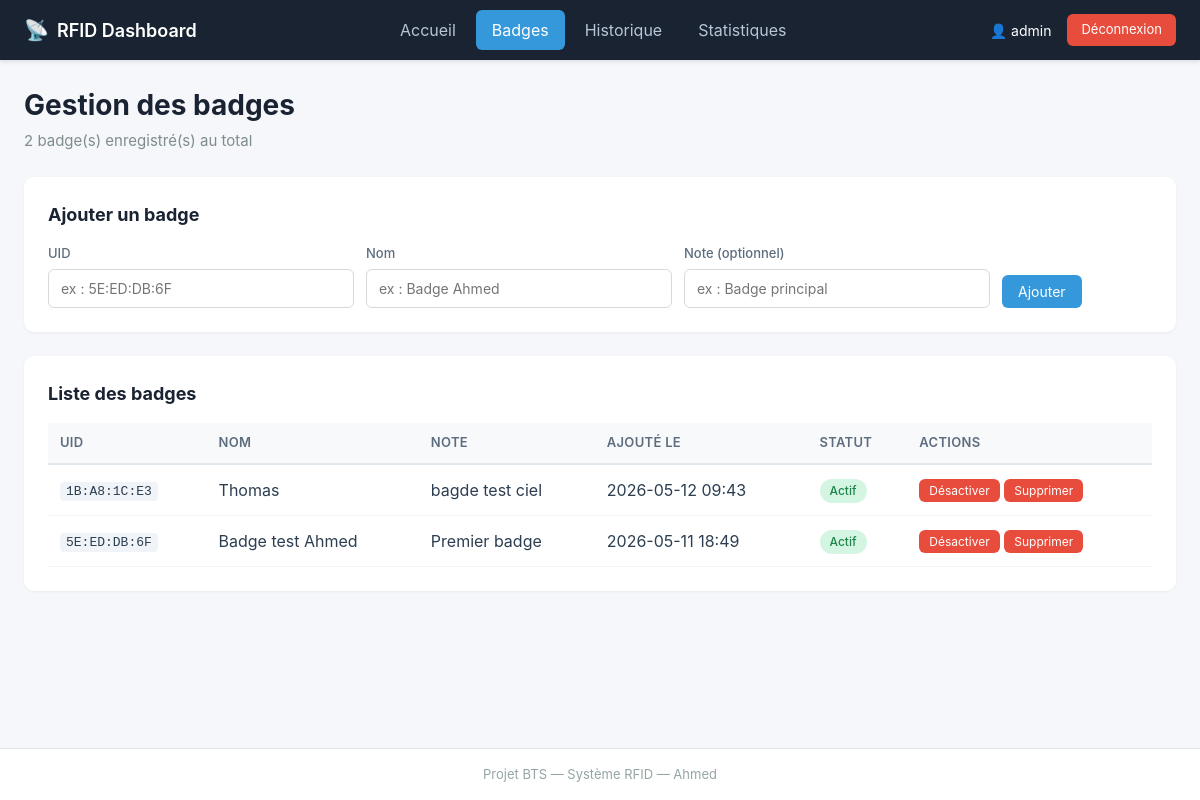
/badges (signed in), run on the app's committed database.
### tables this page shows
CREATE TABLE badges (
                id          INTEGER PRIMARY KEY AUTOINCREMENT,
                uid         TEXT    UNIQUE NOT NULL,
                nom         TEXT    NOT NULL,
                autorise    INTEGER NOT NULL DEFAULT 1,
                date_ajout  TIMESTAMP DEFAULT CURRENT_TIMESTAMP,
                note        TEXT
            );

### server.py (the view)
@app.route("/badges")
@auth.login_required
def badges_page():
    badges_rows = db.list_badges()
    badges_list = [dict(r) for r in badges_rows]
    for b in badges_list:
        if b.get("date_ajout"):
            b["date_ajout"] = str(b["date_ajout"])
    return render_template("badges.html", badges=badges_list)

### auth.py (called while the page is built)
def utilisateur_connecte() -> bool:
    return "user_id" in session

def login_required(view_func):
    @wraps(view_func)
    def wrapper(*args, **kwargs):
        if not utilisateur_connecte():
            flash("Veuillez vous connecter pour accéder à cette page.", "warning")
            return redirect(url_for("login", next=request.path))
        return view_func(*args, **kwargs)
    return wrapper

### database.py (called while the page is built)
@contextmanager
def get_conn():
    conn = sqlite3.connect(DB_PATH)
    conn.row_factory = sqlite3.Row
    conn.execute("PRAGMA foreign_keys = ON")
    try:
        yield conn
        conn.commit()
    except Exception:
        conn.rollback()
        raise
    finally:
        conn.close()

def list_badges():
    with get_conn() as conn:
        return conn.execute(
            "SELECT * FROM badges ORDER BY date_ajout DESC"
        ).fetchall()

### templates/badges.html (shortened to what this page needs)
{% extends "base.html" %}
{% block content %}
<div class="page-header">
    <h1>Gestion des badges</h1>
    <p>{{ badges|length }} badge(s) enregistré(s) au total</p>
</div>
<div class="card">
    <h2>Ajouter un badge</h2>
    <form method="POST" action="{{ url_for('badge_add') }}">
        <div class="form-inline">
            <div class="form-group">
                <label>UID</label>
                <input type="text" name="uid" required placeholder="ex : 5E:ED:DB:6F" pattern="[0-9A-Fa-f:]+">
            </div>
            <div class="form-group">
                <label>Nom</label>
                <input type="text" name="nom" required placeholder="ex : Badge Ahmed">
            </div>
            <div class="form-group">
                <label>Note (optionnel)</label>
                <input type="text" name="note" placeholder="ex : Badge principal">
            </div>
            <div class="form-group" style="flex: 0;">
                <button type="submit" class="btn btn-primary">Ajouter</button>
            </div>
        </div>
    </form>
</div>
<div class="card">
    <h2>Liste des badges</h2>
    {% if badges %}
    <table class="table">
        <thead>
            <tr>
                <th>UID</th>
                <th>Nom</th>
                <th>Note</th>
                <th>Ajouté le</th>
                <th>Statut</th>
                <th>Actions</th>
            </tr>
        </thead>
        <tbody>
        {% for b in badges %}
            <tr>
                <td><span class="uid">{{ b.uid }}</span></td>
                <td>{{ b.nom }}</td>
                <td>{{ b.note or "—" }}</td>
                <td>{{ b.date_ajout[:16] if b.date_ajout else "—" }}</td>
                <td>
                    {% if b.autorise %}
                        <span class="badge badge-success">Actif</span>
                    {% else %}
                        <span class="badge badge-danger">Désactivé</span>
                    {% endif %}
                </td>
                <td>
                    <form method="POST" action="{{ url_for('badge_toggle', badge_id=b.id) }}" style="display:inline;">
                        <button type="submit" class="btn btn-small {% if b.autorise %}btn-danger{% else %}btn-primary{% endif %}">
                            {% if b.autorise %}Désactiver{% else %}Activer{% endif %}
                        </button>
                    </form>
                    <form method="POST" action="{{ url_for('badge_delete', badge_id=b.id) }}" style="display:inline;"
                          onsubmit="return confirm('Supprimer définitivement le badge « {{ b.nom }} » ?');">
                        <button type="submit" class="btn btn-small btn-danger">Supprimer</button>
                    </form>
                </td>
            </tr>
        {% endfor %}
        </tbody>
    </table>
    {% else %}
        <p style="color: #95a5a6; text-align: center; padding: 30px;">
            Aucun badge enregistré. Utilise le formulaire ci-dessus pour en ajouter un.
        </p>
    {% endif %}
</div>
{% endblock %}

### static/style.css (style rules this page uses)
* { box-sizing: border-box; margin: 0; padding: 0; }
body { font-family: -apple-system, BlinkMacSystemFont, "Segoe UI", Roboto, sans-serif; background: #f5f7fa; color: #2c3e50; line-height: 1.5; min-height: 100vh; display: flex; flex-direction: column; }
.page-header { margin-bottom: 24px; }
.page-header h1 { font-size: 28px; color: #1a2332; margin-bottom: 4px; }
.page-header p { color: #7f8c8d; font-size: 15px; }
.card { background: white; padding: 24px; border-radius: 10px; box-shadow: 0 1px 3px rgba(0,0,0,0.05); margin-bottom: 24px; }
.card h2 { font-size: 18px; color: #1a2332; margin-bottom: 16px; }
.table { width: 100%; border-collapse: collapse; }
.table th { text-align: left; padding: 10px 12px; background: #f8f9fb; color: #5d6d7e; font-size: 13px; font-weight: 600; text-transform: uppercase; letter-spacing: 0.3px; border-bottom: 2px solid #e1e8ed; }
.table td { padding: 12px; border-bottom: 1px solid #f0f3f7; }
.table .uid { font-family: "Courier New", monospace; font-size: 13px; background: #f0f3f7; padding: 2px 6px; border-radius: 4px; }
.badge { display: inline-block; padding: 3px 10px; border-radius: 12px; font-size: 12px; font-weight: 500; }
.badge-success { background: #d5f5e3; color: #1e8449; }
.btn { display: inline-block; padding: 8px 16px; border-radius: 6px; border: none; font-size: 14px; cursor: pointer; text-decoration: none; transition: all 0.2s; font-family: inherit; }
.btn-primary { background: #3498db; color: white; }
.btn-danger { background: #e74c3c; color: white; }
.btn-small { padding: 4px 10px; font-size: 12px; }
.form-group { margin-bottom: 16px; }
.form-group label { display: block; margin-bottom: 6px; font-size: 13px; color: #5d6d7e; font-weight: 500; }
.form-group input[type="text"], .form-group input[type="password"], .form-group textarea, .form-group select { width: 100%; padding: 10px 12px; border: 1px solid #d5dbdb; border-radius: 6px; font-size: 14px; font-family: inherit; transition: border-color 0.2s; }
.form-inline { display: flex; gap: 12px; align-items: flex-end; flex-wrap: wrap; }
.form-inline .form-group { margin-bottom: 0; flex: 1; min-width: 150px; }

### data on the page
badges: uid "1B:A8:1C:E3", nom "Thomas", note "bagde test ciel", date_ajout "2026-05-12 09:43", autorise "Actif"
badges: uid "5E:ED:DB:6F", nom "Badge test Ahmed", note "Premier badge", date_ajout "2026-05-11 18:49", autorise "Actif"

### other printed values
{{ session.username }} "admin"
{{ badges|length }} "2"
